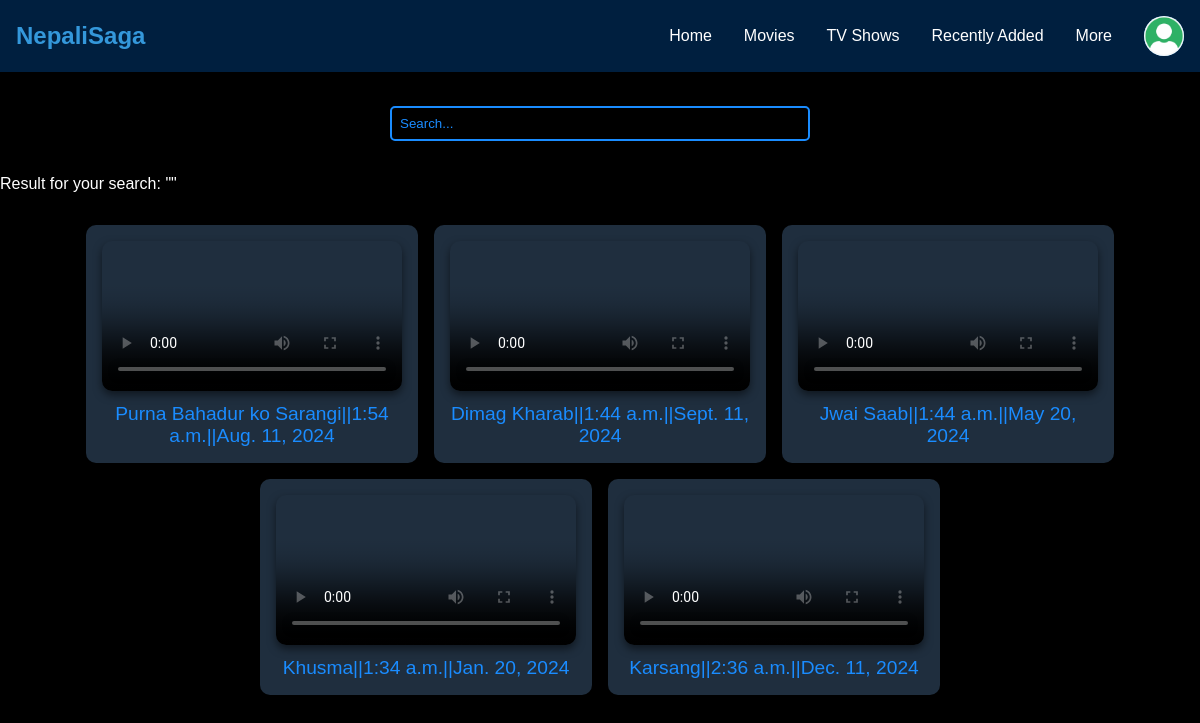
The app's page /search/ with its own data.
### ottapp/models.py (models this page shows, shortened)
class  Movies(models.Model):
    M_id = models.AutoField(primary_key=True)
    M_name = models.CharField(max_length = 150)
    movie = models.FileField(upload_to='movies/')
    content_type = models.CharField(max_length=10,
        choices=[
            ('Movie', 'Movie'),
            ('TV Show', 'TV Show'),
        ],
        default='Movie')
    Thumbnail = models.ImageField(upload_to='movies/thumbnails/')
    rating = models.IntegerField()
    duration = models.TimeField()
    release_date = models.DateField()
    writer = models.CharField(max_length = 50)
    director = models.CharField(max_length = 50)
    added_on = models.DateTimeField(auto_now_add=True)

### ottapp/views.py (the view)
# urls.py: path('search/',views.search, name='search'),
def search(request):
    query = request.GET.get('query', '') # Get the search query from the frontend
    try:
        if query:
            movies = Movies.objects.filter(M_name__icontains=query)  # Filter movies by title
        else:
            movies = Movies.objects.all()
        context = {
            'movies': movies,
            'query': query,
        }
        return render(request, 'search.html',context)
    except Exception as e:
        messages.error(request, 'An error occurred during search. Please try again.')
        return redirect('search')

### templates/search.html (shortened to what this page needs)
{% extends "base.html" %}
{% block content %}
<p>Result for your search: "{{query}}"</p>
{% endblock %}

### templates/base.html (shortened to what this page needs)
<!DOCTYPE html>
<html lang="en">
  <head>
    {% load static %}
    <link rel="stylesheet" href="{% static 'styles_base.css' %}" />
  </head>
  <body>
    <header class="header">
      <div class="logo">NepaliSaga</div>
      <nav>
        <a href="{% url 'home' %}">Home</a>
        <a href="{% url 'movies' %}">Movies</a>
        <a href="{% url 'tv_shows' %}">TV Shows</a>
        <a href="{% url 'recently_added' %}">Recently Added</a>
        <a href="{% url 'more' %}">More</a>
        <div class="profile-button" tabindex="0">
            {% if user.profile_pic %}
            <img src="{{ user.profile_pic.url }}" alt="Profile Picture">
        {% else %}
            <img src="{% static 'images/defaultprofile.jpeg' %}" alt="Profile Picture">
        {% endif %}
        </div>
      </nav>
    </header>
    <form method="GET" action="{% url 'search' %}">
      <div class="search-bar">
        <input type="text" placeholder="Search..." name="query" />
      </div>
    </form>
    {% block content %}
    {% endblock %}
    <div class="container">
      {%if movies%}
        {% for movie in movies %}
        <div class="card video-card">
            <video
            controls
            controlsList="nodownload"
            preload="metadata"
            id="my-video"
            poster = "{{movie.Thumbnail.url}}"
            class="video" controls>
            <source src="{{movie.movie.url}}" type="video/mp4">
            </video>
            <div class="title">{{movie.M_name}}||{{movie.duration}}||{{movie.release_date}}</div>
        </div>
        {% endfor %}
        {% else %}
        <p>No movies or TV Shows found</p>
        {%endif%}
    </div>
  </body>
</html>

### static/styles_base.css (style rules this page uses)
body { font-family: Arial, sans-serif; background-color: #000; color: #fff; margin: 0; padding: 0; }
.header { background-color: #001f3f; padding: 1rem; display: flex; justify-content: space-between; align-items: center; }
.header .logo { font-size: 1.5rem; font-weight: bold; color: #3498db; }
.header nav { display: flex; align-items: center; position: relative; }
.header nav a { margin: 0 1rem; color: #fff; text-decoration: none; font-size: 1rem; }
.profile-button { margin-left: 1rem; width: 40px; height: 40px; border-radius: 50%; background-color: #3498db; display: flex; align-items: center; justify-content: center; cursor: pointer; position: relative; }
.profile-button img { width: 100%; height: 100%; border-radius: 50%; }
.search-bar { margin: 1.5rem auto; text-align: center; }
.search-bar input[type="text"] { padding: 0.5rem; width: 80%; max-width: 400px; border-radius: 5px; border: 2px solid #1a8cff; background-color: #000; color: #fff; transition: width 0.3s ease; }
.search-bar input[type="text"]::placeholder { color: #1a8cff; }
.container { display: flex; flex-wrap: wrap; justify-content: center; gap: 1rem; padding: 1rem; }
.card { background-color: #1f2e3e; border-radius: 10px; box-shadow: 0px 4px 8px rgba(0, 0, 0, 0.5); width: 100%; max-width: 300px; padding: 1rem; text-align: center; }
.card .title { font-size: 1.2rem; color: #1a8cff; margin-top: 0.5rem; }
.video-card { position: relative; }
.video { width: 100%; height: auto; border-radius: 10px; box-shadow: 0px 4px 8px rgba(0, 0, 0, 0.5); }
@media (min-width: 768px) { .card { width: calc(33% - 2rem); } }
form { flex-direction: column; align-items: center; }
input, textarea { width: 325px; margin: 10px; padding: 10px; border: 1px solid #ddd; border-radius: 5px; }

### records on screen
Movies: M_name "Purna Bahadur ko Sarangi", duration "1:54 a.m.", release_date "Aug. 11, 2024"
Movies: M_name "Dimag Kharab", duration "1:44 a.m.", release_date "Sept. 11, 2024"
Movies: M_name "Jwai Saab", duration "1:44 a.m.", release_date "May 20, 2024"
Movies: M_name "Khusma", duration "1:34 a.m.", release_date "Jan. 20, 2024"
Movies: M_name "Karsang", duration "2:36 a.m.", release_date "Dec. 11, 2024"
